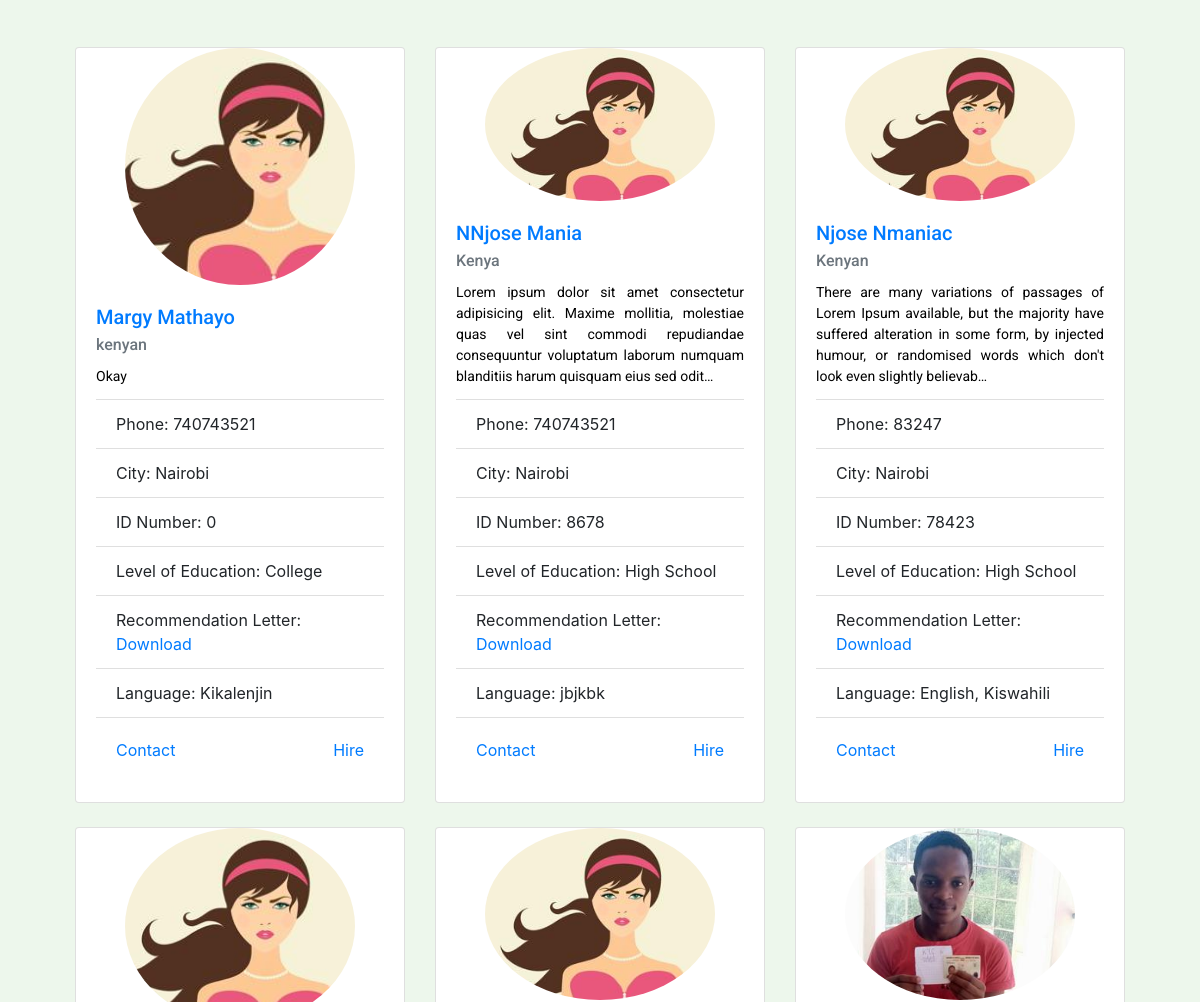
Page /nannies (middle part) on the earlier database version.
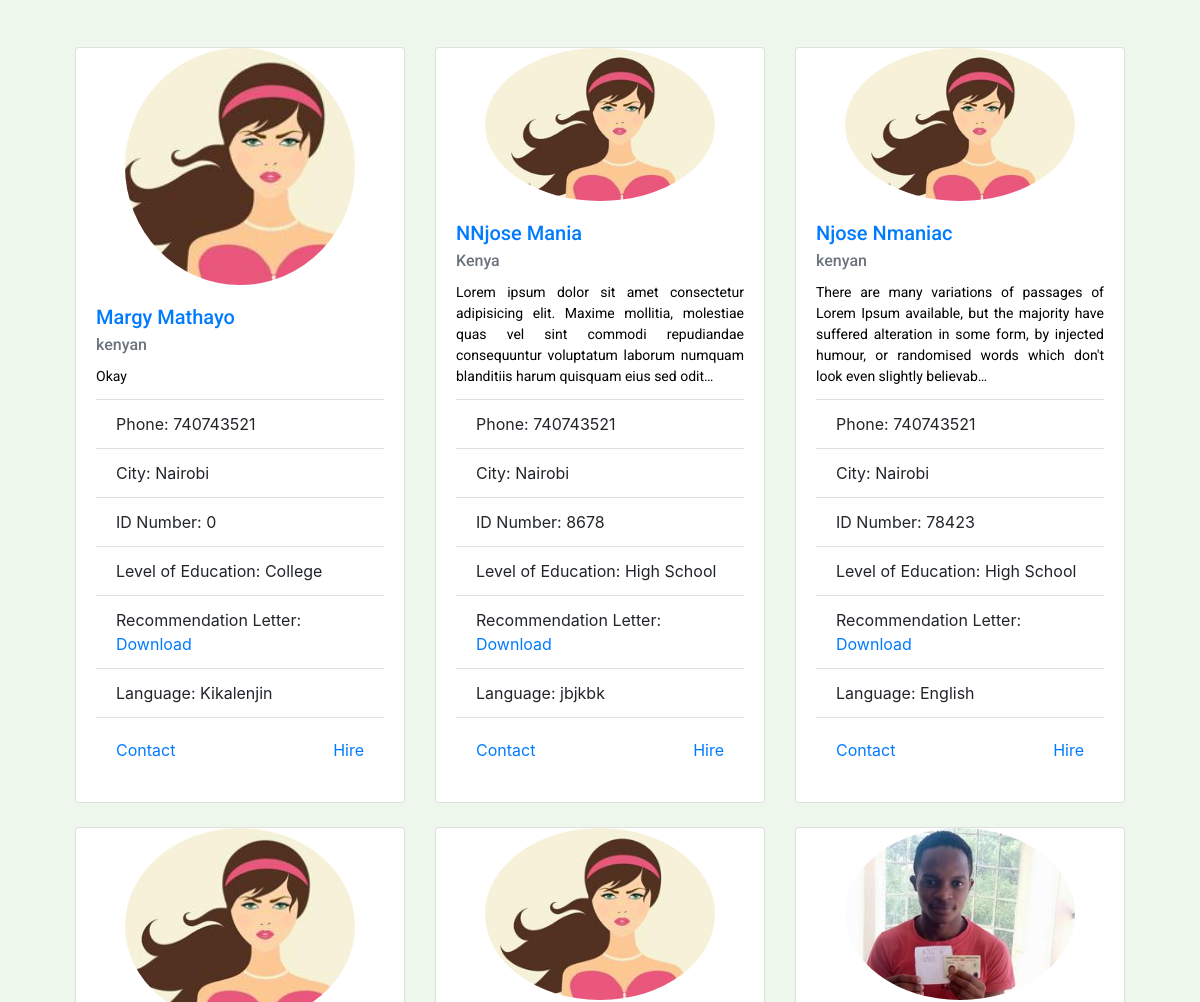
Same page on the later database version.
### users/models.py (models this page shows, shortened)
class NannyDetails(models.Model):
    user = models.OneToOneField(User, on_delete=models.CASCADE)
    first_name = models.CharField(max_length=100)
    last_name = models.CharField(max_length=100)
    phone = models.IntegerField(default=0)
    city = models.CharField(max_length=100)
    address = models.CharField(max_length=200)
    id_number = models.IntegerField(default=0)
    level_of_education = models.CharField(
        max_length=100, choices=HIGHEST_LEVEL_EDUCATION)
    recommendation_letter = models.FileField(
        upload_to='recommendations/', null=True, blank=True)
    id_front_image = models.ImageField(
        upload_to='id_images/', default=0)
    id_back_image = models.ImageField(
        upload_to='id_images/', default=0)
    good_conduct_certificate = models.FileField(
        upload_to='good_conduct/', null=True, blank=True)
    nationality = models.CharField(max_length=100, choices=NATIONALITY_CHOICES)
    availability = models.CharField(
        max_length=100, choices=AVAILABILITY_CHOICES)
    language = models.CharField(max_length=200, choices=LANGUAGE_CHOICES)
    date_joined = models.DateTimeField(auto_now_add=True)
    years_of_experience = models.IntegerField(default=0)
    age_bracket = models.CharField(
        max_length=100, choices=AGE_GROUP_CHOICES, default="N/A")
    description = models.TextField(blank=True)
    image = models.ImageField(
        default='default.jpg', upload_to='nanny_profile_pics')

### jobapp/views.py (the view)
# urls.py: path("nannies", views.show_all_nannies, name="nannies"),
def show_all_nannies(request):
    city_query = request.GET.get('city', '')
    age_query = request.GET.get('age')
    if city_query and age_query:
        nannies = NannyDetails.objects.filter(
            city__icontains=city_query, age_bracket=age_query).order_by("-date_joined")
    elif city_query:
        nannies = NannyDetails.objects.filter(
            city__icontains=city_query).order_by("-date_joined")
    elif age_query:
        nannies = NannyDetails.objects.filter(
            age_bracket=age_query).order_by("-date_joined")
    else:
        nannies = NannyDetails.objects.all().order_by("-date_joined")
    paginator = Paginator(nannies, 9)
    page_number = request.GET.get('page')
    page_obj = paginator.get_page(page_number)
    age_query_value = age_query if age_query else ''
    context = {
        "page_obj": page_obj,
        "city_query": city_query,
        "age_query": AGE_GROUP_CHOICES,  # add age choices to context
        "selected_age_query": age_query_value,  # add selected_age_query to context
    }
    return render(request, "jobapp/nannies_available.html", context)

### jobapp/templatetags/jobapp_tags.py (called while the page is built)
@register.filter(name='has_group')
def has_group(user, group_name):
    return user.groups.filter(name=group_name).exists()

### jobapp/templates/jobapp/nannies_available.html (shortened to what this page needs)
{% extends 'jobapp/base.html' %}
{% block content %}
<div class="container" style="max-width: 90%">
  <div class="row justify-content-center mb-4 px-6">
    {% for nanny in page_obj %}
      <div class="col-md-4 mb-4">
        <div class="card h-100">
          <img class="card-img-top img-fluid nanny-image" src="{{ nanny.image.url }}" alt="Profile picture">
          <div class="card-body">
            <h5 class="card-title"><a href="{% url 'nanny_profile' nanny.id %}">{{ nanny.first_name }} {{ nanny.last_name }}</a></h5>
            <h6 class="card-subtitle mb-2 text-muted">{{ nanny.nationality }}</h6>
            <p class="card-text">{{ nanny.description|truncatechars:200 }}</p>
            <ul class="list-group list-group-flush">
              <li class="list-group-item">Phone: {{ nanny.phone }}</li>
              <li class="list-group-item">City: {{ nanny.city }}</li>
              <li class="list-group-item">ID Number: {{ nanny.id_number }}</li>
              <li class="list-group-item">Level of Education: {{ nanny.get_level_of_education_display }}</li>
              <li class="list-group-item">Recommendation Letter: {% if nanny.recommendation_letter %}<a href="{{ nanny.recommendation_letter.url }}">Download</a>{% else %}N/A{% endif %}</li>
              <li class="list-group-item">Language: {{ nanny.language }}</li>
            </ul>
            <div class="card-body d-flex justify-content-between align-items-end">
              <a href="#" class="card-link float-left">Contact</a>
              <a href="{% url 'direct_contract' nanny.id %}" class="card-link ml-auto">Hire</a>
            </div>
          </div>
        </div>
      </div>
      {% if forloop.counter|divisibleby:3 %}
        </div><div class="row justify-content-center">
      {% endif %}
    {% endfor %}
  </div>
</div>
{% endblock %}

Differences in the rows shown:
changed NannyDetails "Njose": nationality "Kenyan" → "kenyan"; phone "83247" → "740743521"; language "English, Kiswahili" → "English"
